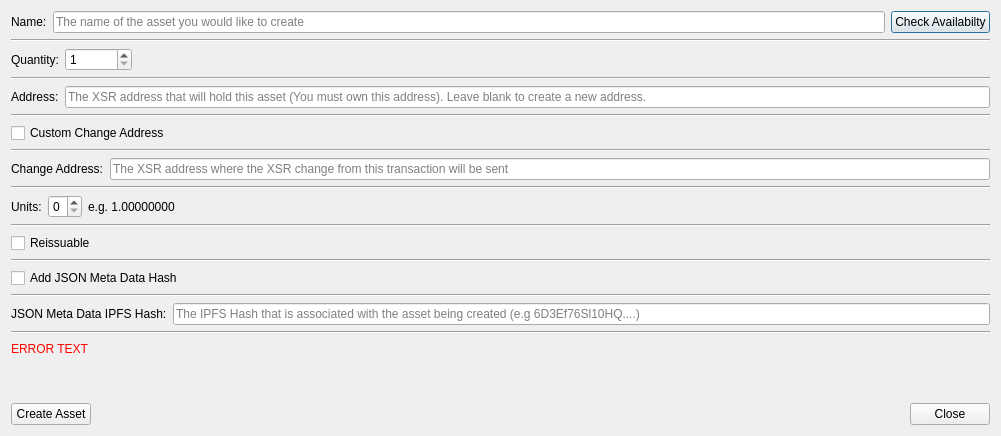
<?xml version="1.0" encoding="UTF-8"?>
<ui version="4.0">
 <class>CreateAssetDialog</class>
 <widget class="QDialog" name="CreateAssetDialog">
  <property name="geometry">
   <rect>
    <x>0</x>
    <y>0</y>
    <width>1001</width>
    <height>436</height>
   </rect>
  </property>
  <property name="windowTitle">
   <string notr="true">Transaction details</string>
  </property>
  <layout class="QVBoxLayout" name="verticalLayout">
   <item>
    <layout class="QHBoxLayout" name="horizontalLayout">
     <item>
      <widget class="QLabel" name="assetNameLabel">
       <property name="text">
        <string>Name:</string>
       </property>
      </widget>
     </item>
     <item>
      <widget class="QLineEdit" name="nameText">
       <property name="toolTip">
        <string>A-Z 0-9 and . or _ as the second character</string>
       </property>
       <property name="placeholderText">
        <string>The name of the asset you would like to create</string>
       </property>
      </widget>
     </item>
     <item>
      <widget class="QPushButton" name="availabilityButton">
       <property name="text">
        <string>Check Availabilty</string>
       </property>
      </widget>
     </item>
    </layout>
   </item>
   <item>
    <widget class="Line" name="line">
     <property name="orientation">
      <enum>Qt::Horizontal</enum>
     </property>
    </widget>
   </item>
   <item>
    <layout class="QHBoxLayout" name="horizontalLayout_2">
     <item>
      <widget class="QLabel" name="quantityLabel">
       <property name="text">
        <string>Quantity:</string>
       </property>
      </widget>
     </item>
     <item>
      <widget class="QDoubleSpinBox" name="quantitySpinBox">
       <property name="toolTip">
        <string>The number of assets that will be created</string>
       </property>
       <property name="decimals">
        <number>0</number>
       </property>
       <property name="minimum">
        <double>1.000000000000000</double>
       </property>
       <property name="maximum">
        <double>21000000000.000000000000000</double>
       </property>
       <property name="value">
        <double>1.000000000000000</double>
       </property>
      </widget>
     </item>
     <item>
      <spacer name="horizontalSpacer">
       <property name="orientation">
        <enum>Qt::Horizontal</enum>
       </property>
       <property name="sizeType">
        <enum>QSizePolicy::Expanding</enum>
       </property>
       <property name="sizeHint" stdset="0">
        <size>
         <width>60</width>
         <height>20</height>
        </size>
       </property>
      </spacer>
     </item>
    </layout>
   </item>
   <item>
    <widget class="Line" name="line_2">
     <property name="orientation">
      <enum>Qt::Horizontal</enum>
     </property>
    </widget>
   </item>
   <item>
    <layout class="QHBoxLayout" name="horizontalLayout_3">
     <item>
      <widget class="QLabel" name="addressLabel">
       <property name="text">
        <string>Address:</string>
       </property>
      </widget>
     </item>
     <item>
      <widget class="QLineEdit" name="addressText">
       <property name="text">
        <string/>
       </property>
       <property name="placeholderText">
        <string>The XSR address that will hold this asset (You must own this address). Leave blank to create a new address.</string>
       </property>
      </widget>
     </item>
    </layout>
   </item>
   <item>
    <widget class="Line" name="line_3">
     <property name="orientation">
      <enum>Qt::Horizontal</enum>
     </property>
    </widget>
   </item>
   <item>
    <widget class="QCheckBox" name="rvnChangeBox">
     <property name="toolTip">
      <string>Add a custom change address from the rvn spent to create this asset</string>
     </property>
     <property name="text">
      <string>Custom Change Address</string>
     </property>
    </widget>
   </item>
   <item>
    <widget class="Line" name="line_7">
     <property name="orientation">
      <enum>Qt::Horizontal</enum>
     </property>
    </widget>
   </item>
   <item>
    <layout class="QHBoxLayout" name="horizontalLayout_9">
     <item>
      <widget class="QLabel" name="changeAddressLabel">
       <property name="text">
        <string>Change Address:</string>
       </property>
      </widget>
     </item>
     <item>
      <widget class="QLineEdit" name="changeAddressText">
       <property name="placeholderText">
        <string>The XSR address where the XSR change from this transaction will be sent</string>
       </property>
      </widget>
     </item>
    </layout>
   </item>
   <item>
    <widget class="Line" name="changeAddressLine">
     <property name="orientation">
      <enum>Qt::Horizontal</enum>
     </property>
    </widget>
   </item>
   <item>
    <layout class="QHBoxLayout" name="horizontalLayout_4">
     <item>
      <widget class="QLabel" name="unitsLabel">
       <property name="text">
        <string>Units:</string>
       </property>
      </widget>
     </item>
     <item>
      <widget class="QSpinBox" name="unitBox">
       <property name="toolTip">
        <string>How divisble the assets will be (e.g. 8 = 1.00000000, 2 = 1.00)</string>
       </property>
       <property name="maximum">
        <number>8</number>
       </property>
      </widget>
     </item>
     <item>
      <widget class="QLabel" name="unitExampleLabel">
       <property name="text">
        <string>e.g. 1.00000000</string>
       </property>
      </widget>
     </item>
     <item>
      <spacer name="horizontalSpacer_2">
       <property name="orientation">
        <enum>Qt::Horizontal</enum>
       </property>
       <property name="sizeHint" stdset="0">
        <size>
         <width>40</width>
         <height>20</height>
        </size>
       </property>
      </spacer>
     </item>
    </layout>
   </item>
   <item>
    <widget class="Line" name="line_4">
     <property name="orientation">
      <enum>Qt::Horizontal</enum>
     </property>
    </widget>
   </item>
   <item>
    <layout class="QHBoxLayout" name="horizontalLayout_5">
     <item>
      <widget class="QCheckBox" name="reissuableBox">
       <property name="toolTip">
        <string>If the owner of this asset will be able to issue more assets in the future</string>
       </property>
       <property name="text">
        <string>Reissuable</string>
       </property>
      </widget>
     </item>
    </layout>
   </item>
   <item>
    <widget class="Line" name="line_5">
     <property name="orientation">
      <enum>Qt::Horizontal</enum>
     </property>
    </widget>
   </item>
   <item>
    <layout class="QHBoxLayout" name="horizontalLayout_6">
     <item>
      <widget class="QCheckBox" name="ipfsBox">
       <property name="toolTip">
        <string>Does this asset have an ipfs hash to go with it</string>
       </property>
       <property name="text">
        <string>Add JSON Meta Data Hash</string>
       </property>
      </widget>
     </item>
    </layout>
   </item>
   <item>
    <widget class="Line" name="line_6">
     <property name="orientation">
      <enum>Qt::Horizontal</enum>
     </property>
    </widget>
   </item>
   <item>
    <layout class="QHBoxLayout" name="horizontalLayout_7">
     <item>
      <widget class="QLabel" name="ipfsHashLabel">
       <property name="text">
        <string>JSON Meta Data IPFS Hash:</string>
       </property>
      </widget>
     </item>
     <item>
      <widget class="QLineEdit" name="ipfsText">
       <property name="toolTip">
        <string>The ipfs hash that contains information about the asset</string>
       </property>
       <property name="maxLength">
        <number>46</number>
       </property>
       <property name="placeholderText">
        <string>The IPFS Hash that is associated with the asset being created (e.g 6D3Ef76Sl10HQ....)</string>
       </property>
      </widget>
     </item>
    </layout>
   </item>
   <item>
    <widget class="Line" name="ipfsLine">
     <property name="orientation">
      <enum>Qt::Horizontal</enum>
     </property>
    </widget>
   </item>
   <item>
    <widget class="QLabel" name="messageLabel">
     <property name="styleSheet">
      <string notr="true">color: red</string>
     </property>
     <property name="text">
      <string>ERROR TEXT</string>
     </property>
    </widget>
   </item>
   <item>
    <spacer name="verticalSpacer">
     <property name="orientation">
      <enum>Qt::Vertical</enum>
     </property>
     <property name="sizeType">
      <enum>QSizePolicy::Preferred</enum>
     </property>
     <property name="sizeHint" stdset="0">
      <size>
       <width>20</width>
       <height>40</height>
      </size>
     </property>
    </spacer>
   </item>
   <item>
    <layout class="QHBoxLayout" name="horizontalLayout_8">
     <item>
      <widget class="QPushButton" name="createAssetButton">
       <property name="text">
        <string>Create Asset</string>
       </property>
      </widget>
     </item>
     <item>
      <spacer name="horizontalSpacer_3">
       <property name="orientation">
        <enum>Qt::Horizontal</enum>
       </property>
       <property name="sizeHint" stdset="0">
        <size>
         <width>40</width>
         <height>20</height>
        </size>
       </property>
      </spacer>
     </item>
     <item>
      <widget class="QPushButton" name="closeButton">
       <property name="text">
        <string>Close</string>
       </property>
      </widget>
     </item>
    </layout>
   </item>
  </layout>
 </widget>
 <resources/>
 <connections/>
</ui>
